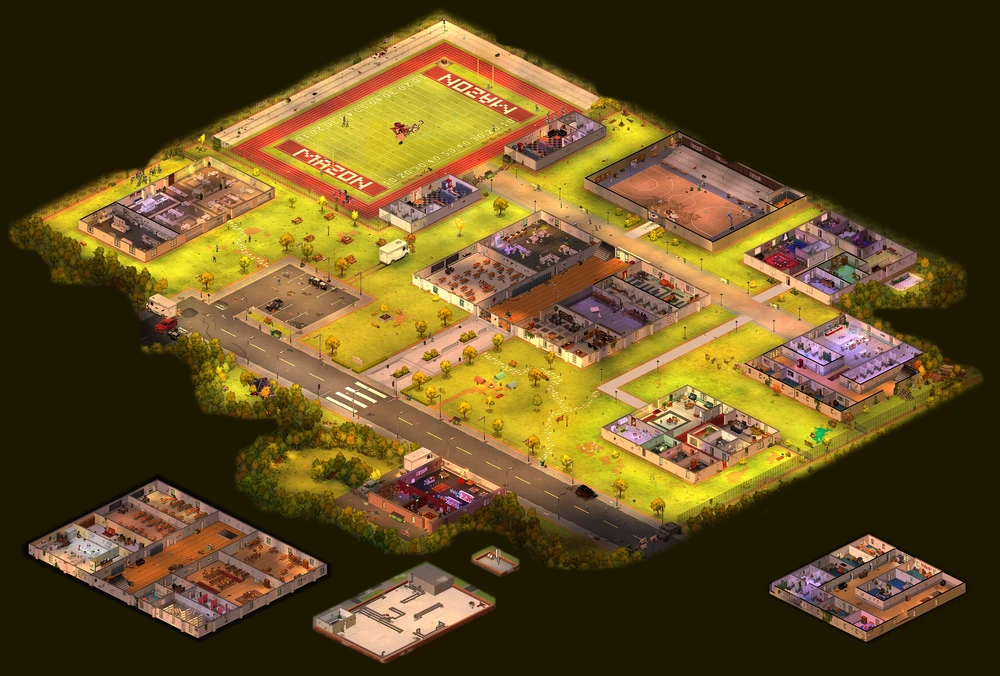
#> input picture map/Mazon_College_map.webp, 1000 x 676 px
$ python -i __init__.py   (imports and definitions only)
#> lines starting #> are read from the running program, lines starting #| are printed output that depends on the picture
"""光流法地图拼接.

基于 ORB 特征匹配 + 光流追踪, 将连续的游戏画面帧拼接为完整大地图.
支持固定画布尺寸和自动扩展模式.
"""

from typing import Optional, Tuple
import numpy as np
import cv2


class MapStitcher:
    """光流法地图拼接器.

    Usage:
        cap = OBSVideoCapture()
        stitcher = MapStitcher(min_movement=25)
        stitcher.add_frame(cap.read())        # 初始帧
        while moving:
            canvas, dx, dy, conf = stitcher.add_frame(cap.read())
        stitcher.save("map.jpg")
    """

    def __init__(self,
                 min_movement: int = 25,
                 canvas_w: Optional[int] = None,
                 canvas_h: Optional[int] = None):
        self.canvas: Optional[np.ndarray] = None
        self.canvas_x = 0
        self.canvas_y = 0
        self.total_dx = 0.0
        self.total_dy = 0.0
        self.frame_count = 0
        self.min_movement = min_movement
        self.canvas_w = canvas_w      # None = 自动扩展
        self.canvas_h = canvas_h

        self._prev_gray = None
        self._prev_color = None
        self._orb = cv2.ORB_create(nfeatures=1500)
        self._matcher = cv2.BFMatcher(cv2.NORM_HAMMING, crossCheck=True)

    # ── 核心 ────────────────────────────────────
    def add_frame(self, color_frame: np.ndarray
                  ) -> Tuple[Optional[np.ndarray], float, float, float]:
        """拼接一帧. 返回 (canvas, dx, dy, confidence)."""
        gray = cv2.cvtColor(color_frame, cv2.COLOR_BGR2GRAY)
        h, w = color_frame.shape[:2]

        if self.canvas is None:
            return self._init_canvas(color_frame, gray, h, w)

        dx, dy, conf = self._compute_offset(self._prev_gray, gray)
        movement = np.hypot(dx, dy)
        if movement < self.min_movement or conf < 0.3:
            return self.canvas, dx, dy, conf

        self.total_dx += dx
        self.total_dy += dy
        self._prev_gray, self._prev_color = gray, color_frame
        self.frame_count += 1
        return self._paste_frame(color_frame, gray, int(self.total_dx), int(self.total_dy))

    # ── 内部 ────────────────────────────────────
    def _init_canvas(self, cf, gray, h, w):
        if self.canvas_w and self.canvas_h:
            self.canvas = np.zeros((self.canvas_h, self.canvas_w, 3), dtype=np.uint8)
            px = (self.canvas_w - w) // 2
            py = (self.canvas_h - h) // 2
            self.canvas[py:py+h, px:px+w] = cf
            self.canvas_x, self.canvas_y = -px, -py
        else:
            self.canvas = cf.copy()
            self.canvas_x = self.canvas_y = 0
        self._prev_gray, self._prev_color = gray, cf
        self.frame_count = 1
        return self.canvas, 0.0, 0.0, 0.0

    # [53 lines left out: functions _compute_offset, _paste_frame, not called in this run]

    # ── 工具 ────────────────────────────────────
    def save(self, path: str = "map_output.jpg") -> None:
        if self.canvas is not None:
            cv2.imwrite(path, self.canvas)

    # [5 lines left out: function reset, not called in this run]

    @property
    def size(self) -> Optional[Tuple[int, int]]:
        return self.canvas.shape[1::-1] if self.canvas is not None else None

>>> import cv2
>>> picture = cv2.imread('../../../map/Mazon_College_map.webp')
#> picture is the input picture: shape (676, 1000, 3); mean B, G, R 34.1, 76.9, 98.6
>>> result = MapStitcher().add_frame(picture)
#> in add_frame, `gray = cv2.cvtColor(color_frame, cv2.COLOR_BGR2GRAY)`:
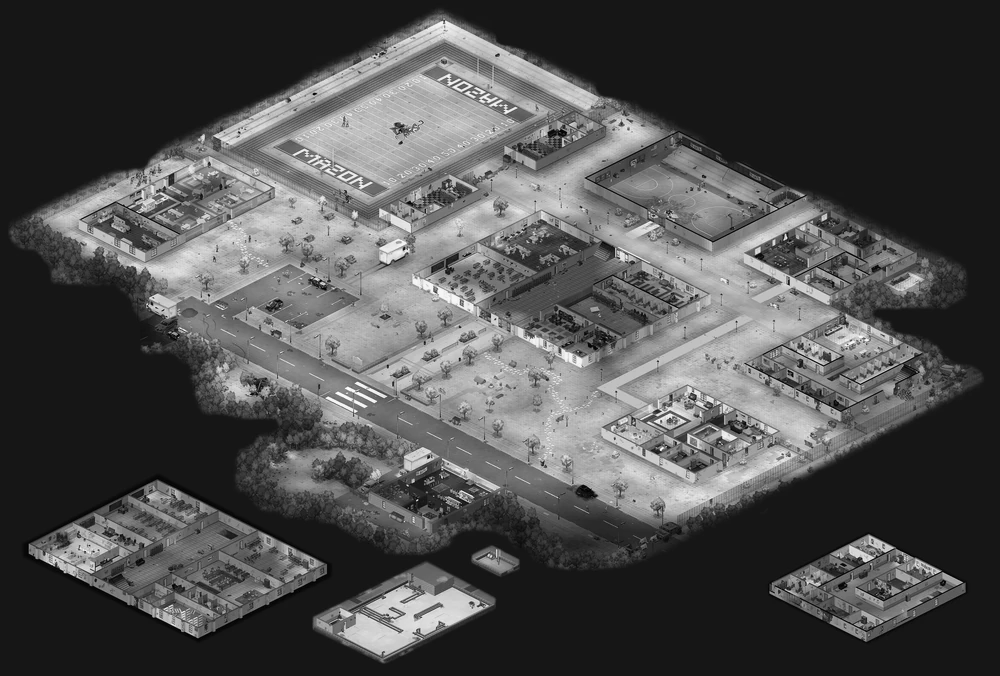
#> gray: shape (676, 1000); min 0, max 253, mean 78.4
